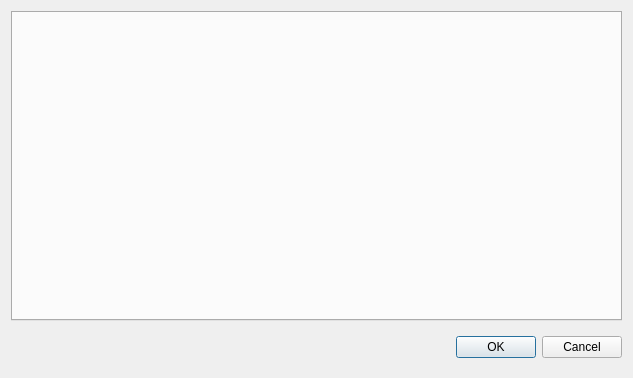
<?xml version="1.0" encoding="UTF-8"?>
<ui version="4.0">
 <class>DialogProperties</class>
 <widget class="QDialog" name="DialogProperties">
  <property name="geometry">
   <rect>
    <x>0</x>
    <y>0</y>
    <width>633</width>
    <height>378</height>
   </rect>
  </property>
  <property name="windowTitle">
   <string>Dialog</string>
  </property>
  <layout class="QGridLayout" name="gridLayout_2">
   <item row="0" column="0">
    <widget class="QTabWidget" name="tabWidget">
     <property name="currentIndex">
      <number>-1</number>
     </property>
    </widget>
   </item>
   <item row="1" column="0">
    <widget class="QWidget" name="widget" native="true">
     <layout class="QGridLayout" name="gridLayout">
      <property name="leftMargin">
       <number>0</number>
      </property>
      <property name="rightMargin">
       <number>0</number>
      </property>
      <item row="0" column="0">
       <spacer name="horizontalSpacer">
        <property name="orientation">
         <enum>Qt::Horizontal</enum>
        </property>
        <property name="sizeHint" stdset="0">
         <size>
          <width>398</width>
          <height>20</height>
         </size>
        </property>
       </spacer>
      </item>
      <item row="0" column="1">
       <widget class="QPushButton" name="pushButtonOK">
        <property name="text">
         <string>OK</string>
        </property>
        <property name="default">
         <bool>true</bool>
        </property>
       </widget>
      </item>
      <item row="0" column="2">
       <widget class="QPushButton" name="pushButtonCancel">
        <property name="text">
         <string>Cancel</string>
        </property>
       </widget>
      </item>
     </layout>
    </widget>
   </item>
  </layout>
 </widget>
 <resources/>
 <connections/>
</ui>
